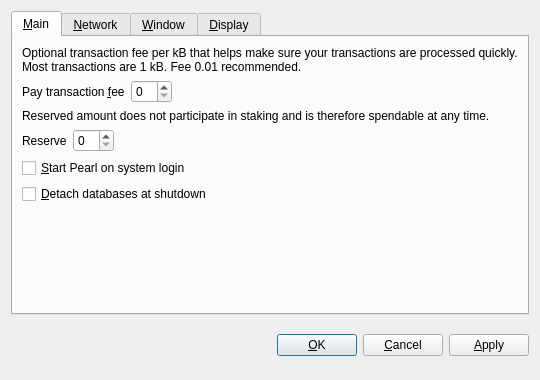
<?xml version="1.0" encoding="UTF-8"?>
<ui version="4.0">
 <class>OptionsDialog</class>
 <widget class="QDialog" name="OptionsDialog">
  <property name="geometry">
   <rect>
    <x>0</x>
    <y>0</y>
    <width>540</width>
    <height>380</height>
   </rect>
  </property>
  <property name="windowTitle">
   <string>Options</string>
  </property>
  <property name="modal">
   <bool>true</bool>
  </property>
  <layout class="QVBoxLayout" name="verticalLayout">
   <item>
    <widget class="QTabWidget" name="tabWidget">
     <property name="tabPosition">
      <enum>QTabWidget::North</enum>
     </property>
     <property name="currentIndex">
      <number>0</number>
     </property>
     <widget class="QWidget" name="tabMain">
      <attribute name="title">
       <string>&amp;Main</string>
      </attribute>
      <layout class="QVBoxLayout" name="verticalLayout_Main">
       <item>
        <widget class="QLabel" name="transactionFeeInfoLabel">
         <property name="text">
          <string>Optional transaction fee per kB that helps make sure your transactions are processed quickly. Most transactions are 1 kB. Fee 0.01 recommended.</string>
         </property>
         <property name="textFormat">
          <enum>Qt::PlainText</enum>
         </property>
         <property name="wordWrap">
          <bool>true</bool>
         </property>
        </widget>
       </item>
       <item>
        <layout class="QHBoxLayout" name="horizontalLayoutFee">
         <item>
          <widget class="QLabel" name="transactionFeeLabel">
           <property name="text">
            <string>Pay transaction &amp;fee</string>
           </property>
           <property name="textFormat">
            <enum>Qt::PlainText</enum>
           </property>
           <property name="buddy">
            <cstring>transactionFee</cstring>
           </property>
          </widget>
         </item>
         <item>
          <widget class="BitcoinAmountField" name="transactionFee"/>
         </item>
         <item>
          <spacer name="horizontalSpacerFee">
           <property name="orientation">
            <enum>Qt::Horizontal</enum>
           </property>
           <property name="sizeHint" stdset="0">
            <size>
             <width>40</width>
             <height>20</height>
            </size>
           </property>
          </spacer>
         </item>
        </layout>
       </item>
       <item>
        <widget class="QLabel" name="reserveBalanceInfoLabel">
         <property name="text">
          <string>Reserved amount does not participate in staking and is therefore spendable at any time.</string>
         </property>
         <property name="textFormat">
          <enum>Qt::PlainText</enum>
         </property>
         <property name="wordWrap">
          <bool>true</bool>
         </property>
        </widget>
       </item>
       <item>
        <layout class="QHBoxLayout" name="horizontalLayoutReserveBalance">
         <item>
          <widget class="QLabel" name="reserveBalanceLabel">
           <property name="text">
            <string>Reserve</string>
           </property>
           <property name="textFormat">
            <enum>Qt::PlainText</enum>
           </property>
           <property name="buddy">
            <cstring>reserveBalance</cstring>
           </property>
          </widget>
         </item>
         <item>
          <widget class="BitcoinAmountField" name="reserveBalance"/>
         </item>
         <item>
          <spacer name="horizontalSpacerReserveBalance">
           <property name="orientation">
            <enum>Qt::Horizontal</enum>
           </property>
           <property name="sizeHint" stdset="0">
            <size>
             <width>40</width>
             <height>20</height>
            </size>
           </property>
          </spacer>
         </item>
        </layout>
       </item>
       <item>
        <widget class="QCheckBox" name="bitcoinAtStartup">
         <property name="toolTip">
          <string>Automatically start Pearl after logging in to the system.</string>
         </property>
         <property name="text">
          <string>&amp;Start Pearl on system login</string>
         </property>
        </widget>
       </item>
       <item>
        <widget class="QCheckBox" name="detachDatabases">
         <property name="toolTip">
          <string>Detach block and address databases at shutdown. This means they can be moved to another data directory, but it slows down shutdown. The wallet is always detached.</string>
         </property>
         <property name="text">
          <string>&amp;Detach databases at shutdown</string>
         </property>
        </widget>
       </item>
       <item>
        <spacer name="verticalSpacer_Main">
         <property name="orientation">
          <enum>Qt::Vertical</enum>
         </property>
         <property name="sizeHint" stdset="0">
          <size>
           <width>20</width>
           <height>40</height>
          </size>
         </property>
        </spacer>
       </item>
      </layout>
     </widget>
     <widget class="QWidget" name="tabNetwork">
      <attribute name="title">
       <string>&amp;Network</string>
      </attribute>
      <layout class="QVBoxLayout" name="verticalLayout_Network">
       <item>
        <widget class="QCheckBox" name="mapPortUpnp">
         <property name="toolTip">
          <string>Automatically open the Pearl client port on the router. This only works when your router supports UPnP and it is enabled.</string>
         </property>
         <property name="text">
          <string>Map port using &amp;UPnP</string>
         </property>
        </widget>
       </item>
       <item>
        <widget class="QCheckBox" name="connectSocks">
         <property name="toolTip">
          <string>Connect to the Pearl network through a SOCKS proxy (e.g. when connecting through Tor).</string>
         </property>
         <property name="text">
          <string>&amp;Connect through SOCKS proxy:</string>
         </property>
        </widget>
       </item>
       <item>
        <layout class="QHBoxLayout" name="horizontalLayout_Network">
         <item>
          <widget class="QLabel" name="proxyIpLabel">
           <property name="text">
            <string>Proxy &amp;IP:</string>
           </property>
           <property name="textFormat">
            <enum>Qt::PlainText</enum>
           </property>
           <property name="buddy">
            <cstring>proxyIp</cstring>
           </property>
          </widget>
         </item>
         <item>
          <widget class="QValidatedLineEdit" name="proxyIp">
           <property name="maximumSize">
            <size>
             <width>140</width>
             <height>16777215</height>
            </size>
           </property>
           <property name="toolTip">
            <string>IP address of the proxy (e.g. 127.0.0.1)</string>
           </property>
          </widget>
         </item>
         <item>
          <widget class="QLabel" name="proxyPortLabel">
           <property name="text">
            <string>&amp;Port:</string>
           </property>
           <property name="textFormat">
            <enum>Qt::PlainText</enum>
           </property>
           <property name="buddy">
            <cstring>proxyPort</cstring>
           </property>
          </widget>
         </item>
         <item>
          <widget class="QLineEdit" name="proxyPort">
           <property name="maximumSize">
            <size>
             <width>55</width>
             <height>16777215</height>
            </size>
           </property>
           <property name="toolTip">
            <string>Port of the proxy (e.g. 9050)</string>
           </property>
          </widget>
         </item>
         <item>
          <widget class="QLabel" name="socksVersionLabel">
           <property name="text">
            <string>SOCKS &amp;Version:</string>
           </property>
           <property name="textFormat">
            <enum>Qt::PlainText</enum>
           </property>
           <property name="buddy">
            <cstring>socksVersion</cstring>
           </property>
          </widget>
         </item>
         <item>
          <widget class="QValueComboBox" name="socksVersion">
           <property name="toolTip">
            <string>SOCKS version of the proxy (e.g. 5)</string>
           </property>
          </widget>
         </item>
         <item>
          <spacer name="horizontalSpacer_Network">
           <property name="orientation">
            <enum>Qt::Horizontal</enum>
           </property>
           <property name="sizeHint" stdset="0">
            <size>
             <width>40</width>
             <height>20</height>
            </size>
           </property>
          </spacer>
         </item>
        </layout>
       </item>
       <item>
        <spacer name="verticalSpacer_Network">
         <property name="orientation">
          <enum>Qt::Vertical</enum>
         </property>
         <property name="sizeHint" stdset="0">
          <size>
           <width>20</width>
           <height>40</height>
          </size>
         </property>
        </spacer>
       </item>
      </layout>
     </widget>
     <widget class="QWidget" name="tabWindow">
      <attribute name="title">
       <string>&amp;Window</string>
      </attribute>
      <layout class="QVBoxLayout" name="verticalLayout_Window">
       <item>
        <widget class="QCheckBox" name="minimizeToTray">
         <property name="toolTip">
          <string>Show only a tray icon after minimizing the window.</string>
         </property>
         <property name="text">
          <string>&amp;Minimize to the tray instead of the taskbar</string>
         </property>
        </widget>
       </item>
       <item>
        <widget class="QCheckBox" name="minimizeOnClose">
         <property name="toolTip">
          <string>Minimize instead of exit the application when the window is closed. When this option is enabled, the application will be closed only after selecting Quit in the menu.</string>
         </property>
         <property name="text">
          <string>M&amp;inimize on close</string>
         </property>
        </widget>
       </item>
       <item>
        <spacer name="verticalSpacer_Window">
         <property name="orientation">
          <enum>Qt::Vertical</enum>
         </property>
         <property name="sizeHint" stdset="0">
          <size>
           <width>20</width>
           <height>40</height>
          </size>
         </property>
        </spacer>
       </item>
      </layout>
     </widget>
     <widget class="QWidget" name="tabDisplay">
      <attribute name="title">
       <string>&amp;Display</string>
      </attribute>
      <layout class="QVBoxLayout" name="verticalLayout_Display">
       <item>
        <layout class="QHBoxLayout" name="horizontalLayout_1_Display">
         <item>
          <widget class="QLabel" name="langLabel">
           <property name="text">
            <string>User Interface &amp;language:</string>
           </property>
           <property name="textFormat">
            <enum>Qt::PlainText</enum>
           </property>
           <property name="buddy">
            <cstring>lang</cstring>
           </property>
          </widget>
         </item>
         <item>
          <widget class="QValueComboBox" name="lang">
           <property name="toolTip">
            <string>The user interface language can be set here. This setting will take effect after restarting Pearl.</string>
           </property>
          </widget>
         </item>
        </layout>
       </item>
       <item>
        <layout class="QHBoxLayout" name="horizontalLayout_2_Display">
         <item>
          <widget class="QLabel" name="unitLabel">
           <property name="text">
            <string>&amp;Unit to show amounts in:</string>
           </property>
           <property name="textFormat">
            <enum>Qt::PlainText</enum>
           </property>
           <property name="buddy">
            <cstring>unit</cstring>
           </property>
          </widget>
         </item>
         <item>
          <widget class="QValueComboBox" name="unit">
           <property name="toolTip">
            <string>Choose the default subdivision unit to show in the interface and when sending coins.</string>
           </property>
          </widget>
         </item>
        </layout>
       </item>
       <item>
        <widget class="QCheckBox" name="displayAddresses">
         <property name="toolTip">
          <string>Whether to show Pearl addresses in the transaction list or not.</string>
         </property>
         <property name="text">
          <string>&amp;Display addresses in transaction list</string>
         </property>
        </widget>
       </item>
       <item>
        <widget class="QCheckBox" name="coinControlFeatures">
         <property name="toolTip">
          <string>Whether to show coin control features or not.</string>
         </property>
         <property name="text">
          <string>Display coin &amp;control features (experts only!)</string>
         </property>
        </widget>
       </item>
       <item>
        <spacer name="verticalSpacer_Display">
         <property name="orientation">
          <enum>Qt::Vertical</enum>
         </property>
         <property name="sizeHint" stdset="0">
          <size>
           <width>20</width>
           <height>40</height>
          </size>
         </property>
        </spacer>
       </item>
      </layout>
     </widget>
    </widget>
   </item>
   <item>
    <layout class="QHBoxLayout" name="horizontalLayout_Buttons">
     <item>
      <spacer name="horizontalSpacer_1">
       <property name="orientation">
        <enum>Qt::Horizontal</enum>
       </property>
       <property name="sizeHint" stdset="0">
        <size>
         <width>40</width>
         <height>48</height>
        </size>
       </property>
      </spacer>
     </item>
     <item>
      <widget class="QLabel" name="statusLabel">
       <property name="font">
        <font>
         <weight>75</weight>
         <bold>true</bold>
        </font>
       </property>
       <property name="text">
        <string/>
       </property>
       <property name="textFormat">
        <enum>Qt::PlainText</enum>
       </property>
       <property name="wordWrap">
        <bool>true</bool>
       </property>
      </widget>
     </item>
     <item>
      <spacer name="horizontalSpacer_2">
       <property name="orientation">
        <enum>Qt::Horizontal</enum>
       </property>
       <property name="sizeHint" stdset="0">
        <size>
         <width>40</width>
         <height>48</height>
        </size>
       </property>
      </spacer>
     </item>
     <item>
      <widget class="QPushButton" name="okButton">
       <property name="text">
        <string>&amp;OK</string>
       </property>
      </widget>
     </item>
     <item>
      <widget class="QPushButton" name="cancelButton">
       <property name="text">
        <string>&amp;Cancel</string>
       </property>
       <property name="autoDefault">
        <bool>false</bool>
       </property>
      </widget>
     </item>
     <item>
      <widget class="QPushButton" name="applyButton">
       <property name="text">
        <string>&amp;Apply</string>
       </property>
       <property name="autoDefault">
        <bool>false</bool>
       </property>
      </widget>
     </item>
    </layout>
   </item>
  </layout>
 </widget>
 <customwidgets>
  <customwidget>
   <class>BitcoinAmountField</class>
   <extends>QSpinBox</extends>
   <header>bitcoinamountfield.h</header>
  </customwidget>
  <customwidget>
   <class>QValueComboBox</class>
   <extends>QComboBox</extends>
   <header>qvaluecombobox.h</header>
  </customwidget>
  <customwidget>
   <class>QValidatedLineEdit</class>
   <extends>QLineEdit</extends>
   <header>qvalidatedlineedit.h</header>
  </customwidget>
 </customwidgets>
 <resources/>
 <connections/>
</ui>
